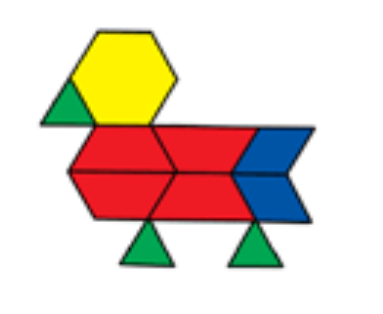
#> input picture images/image6.png, 383 x 314 px, found by its file name
$ jupyter execute 'preprocess image6.ipynb'
#> lines starting #> are read from the running program, lines starting #| are printed output that depends on the picture; after the words box and inside, x2 and y2 are one past the last pixel; in counts of white or black regions, pixels touching at a corner belong together
[cell 1]
import cv2

[cell 2]
import numpy as np

[cell 3]
import matplotlib.pyplot as plt

[cell 4]
def show(title, img):
    plt.figure(figsize=(4,4))
    plt.title(title)
    plt.imshow(img, cmap='gray')
    plt.axis('off')
    plt.show()

[cell 5]
img = cv2.imread("image6.png")
#> img is the input picture: shape (314, 383, 3); mean B, G, R 196.5, 208.7, 226.3
img = cv2.cvtColor(img, cv2.COLOR_BGR2RGB)
show("Original", img)

[cell 6]
resized = cv2.resize(img, (600, 600))
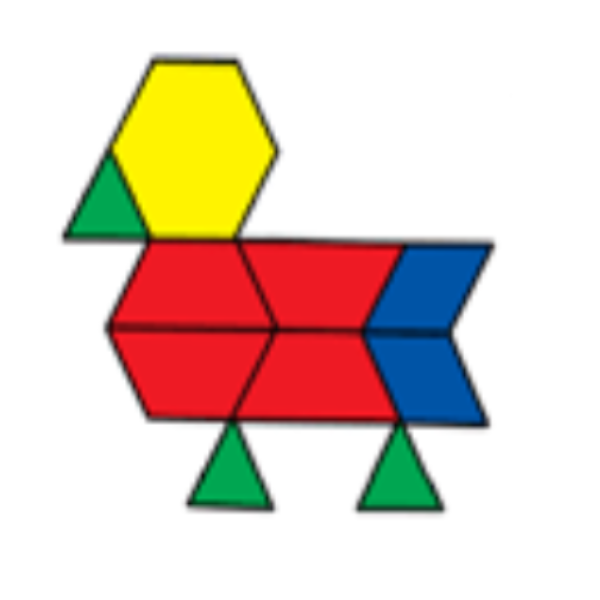
#> resized: shape (600, 600, 3); mean R, G, B 226.2, 208.7, 196.5
show("Resized", resized)

[cell 7]
gray = cv2.cvtColor(resized, cv2.COLOR_RGB2GRAY)
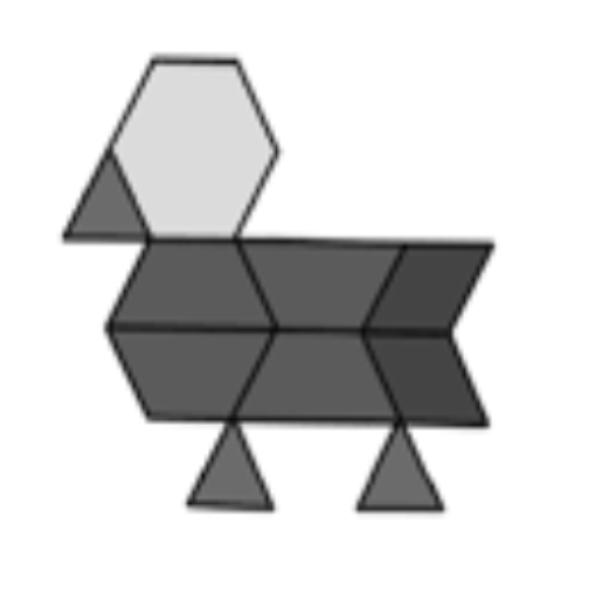
#> gray: shape (600, 600); min 10, max 255, mean 212.6
show("Grayscale", gray)

[cell 8]
blur = cv2.GaussianBlur(gray, (5, 5), 0)
show("Gaussian Blur", blur)

[cell 9]
_, otsu = cv2.threshold(blur, 0, 255, cv2.THRESH_BINARY + cv2.THRESH_OTSU)
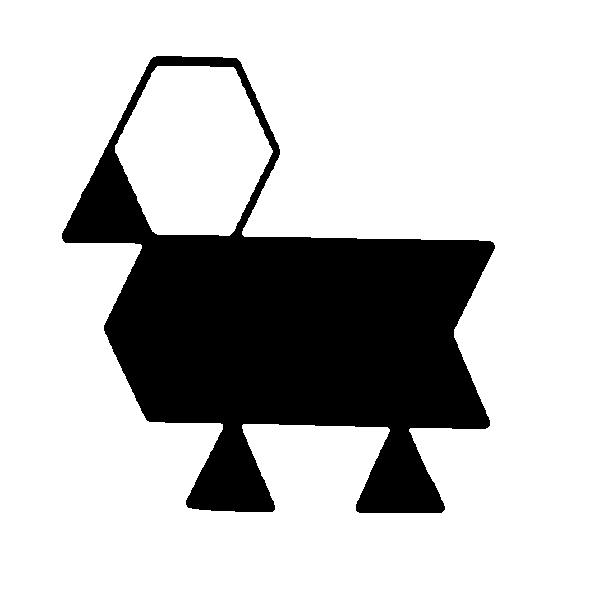
#> otsu: shape (600, 600); 76.9% white; 1 black region, box (x1, y1, x2, y2) and area: (62, 56, 495, 513) 83028
show("Otsu Threshold", otsu)

[cell 10]
adaptive = cv2.adaptiveThreshold(
    blur, 255,
    cv2.ADAPTIVE_THRESH_GAUSSIAN_C,
    cv2.THRESH_BINARY,
    11, 2
)
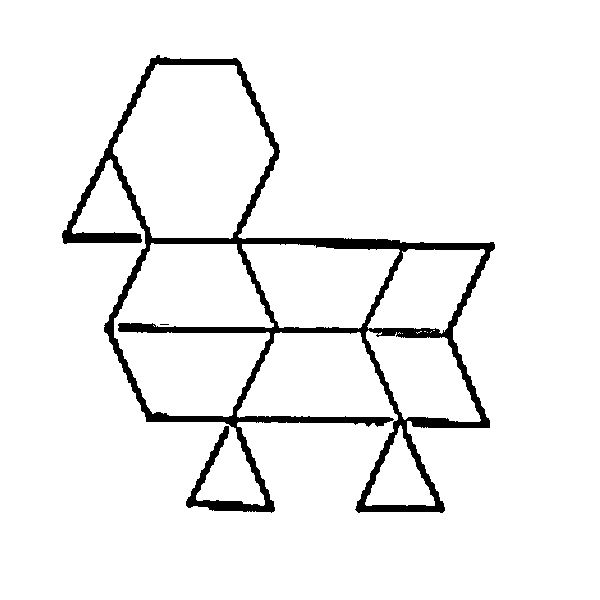
#> adaptive: shape (600, 600); 94.6% white; 2 black regions (1 under 20 px), largest, box (x1, y1, x2, y2) and area: (62, 55, 495, 513) 19543
show("Adaptive Threshold", adaptive)

[cell 11]
edges = cv2.Canny(blur, 80, 150)
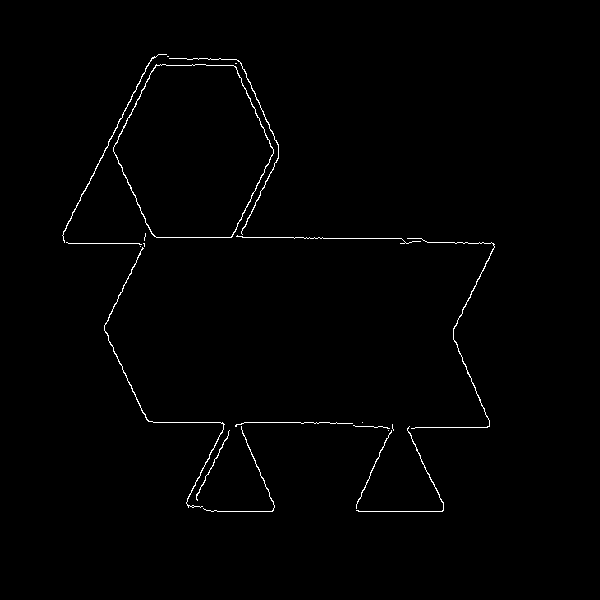
#> edges: shape (600, 600); 0.85% white in thin lines or dots, all inside (x1, y1, x2, y2) = (62, 54, 495, 512)
show("Canny Edges", edges)

[cell 12]
contours, _ = cv2.findContours(edges, cv2.RETR_EXTERNAL, cv2.CHAIN_APPROX_SIMPLE)
#> contours = 21 contours, 12 with area under 20; largest, box (x1, y1, x2, y2) and area: (113, 64, 274, 238) 20676, (104, 247, 225, 508) 97, (62, 54, 167, 243) 73, (407, 238, 495, 429) 58, (169, 58, 279, 235) 52
output = resized.copy()
cv2.drawContours(output, contours, -1, (255, 0, 0), 2)
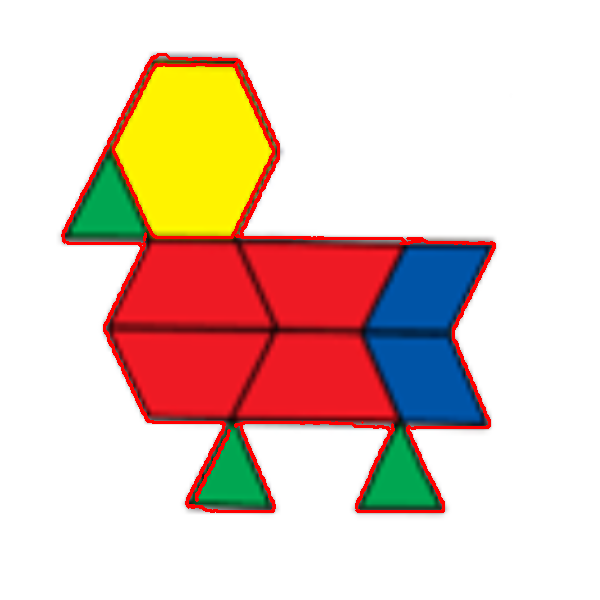
#> output: shape (600, 600, 3); 2.68% of pixels changed, all inside (x1, y1, x2, y2) = (61, 53, 496, 513)
show("Contours Detected", output)
print("Contours found:", len(contours))
#| Contours found: 21

$ run again, with images/image1.png copied over images/image6.png
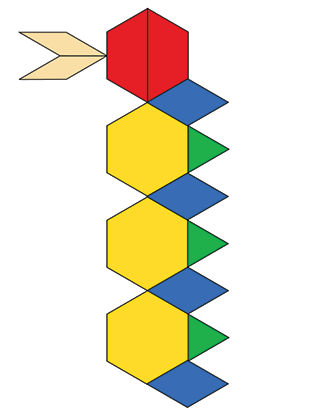
#> input picture images/image1.png, 329 x 412 px, found by its file name
#> img is the input picture: shape (412, 329, 3); mean B, G, R 207, 227.4, 234.4
#> otsu: shape (600, 600); 85.9% white; 1 black region, box (x1, y1, x2, y2) and area: (35, 11, 418, 594) 50798
#> adaptive: shape (600, 600); 96.1% white; 1 black region, box (x1, y1, x2, y2) and area: (33, 11, 419, 594) 14034
#> `edges = cv2.Canny(blur, 80, 150)`:
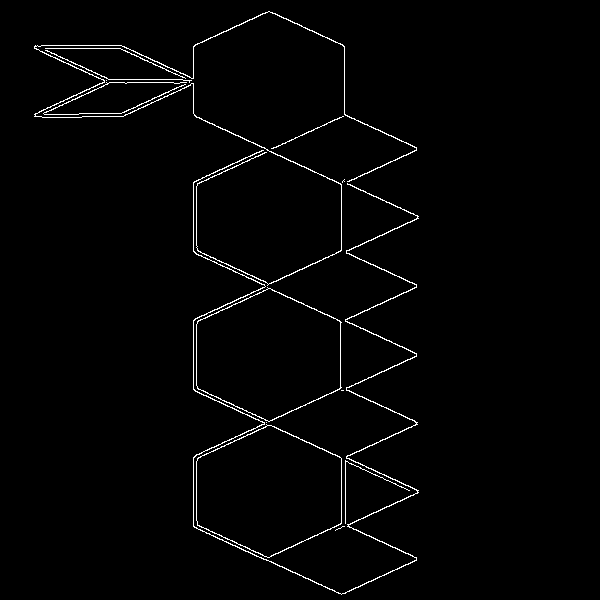
#> edges: shape (600, 600); 1.6% white in thin lines or dots, all inside (x1, y1, x2, y2) = (34, 11, 419, 595)
#> contours = 14 contours, 7 with area under 20; largest, box (x1, y1, x2, y2) and area: (196, 424, 342, 558) 14434, (196, 287, 342, 422) 14428, (193, 150, 419, 595) 571, (34, 11, 417, 286) 365, (43, 82, 187, 115) 39, (271, 116, 344, 149) 22, (45, 50, 192, 83) 21
#> `cv2.drawContours(output, contours, -1, (255, 0, 0), 2)`:
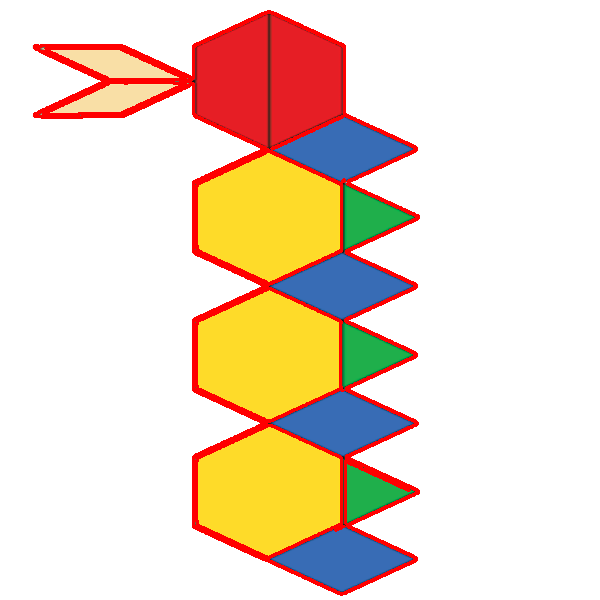
#> output: shape (600, 600, 3); mean R, G, B 238.6, 219.4, 200.7
#| Contours found: 14

$ run again, with images/image2.png copied over images/image6.png
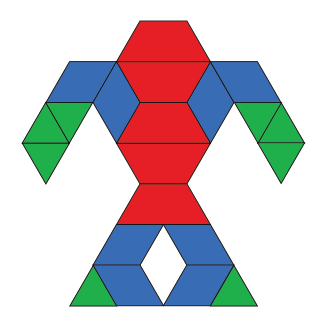
#> input picture images/image2.png, 322 x 334 px, found by its file name
#> img is the input picture: shape (334, 322, 3); mean B, G, R 199.6, 195.5, 204.6
#> otsu: shape (600, 600); 64.2% white; 1 black region, box (x1, y1, x2, y2) and area: (40, 36, 569, 551) 128732
#> adaptive: shape (600, 600); 94.9% white; 1 black region, box (x1, y1, x2, y2) and area: (40, 36, 569, 552) 18255
#> `edges = cv2.Canny(blur, 80, 150)`:
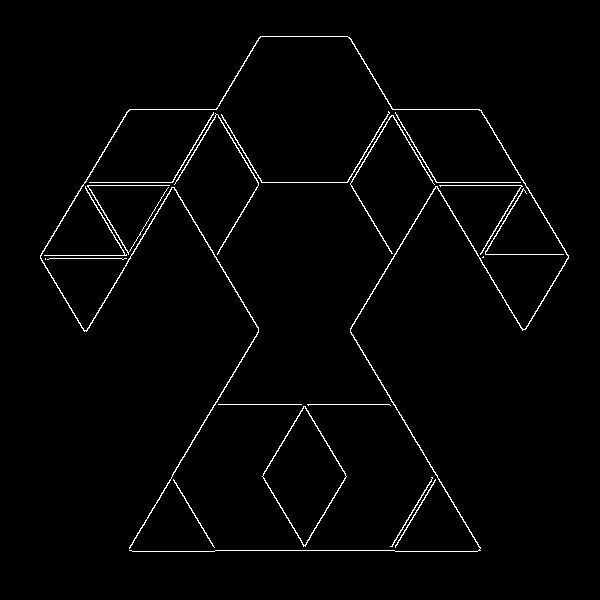
#> edges: shape (600, 600); 1.8% white in thin lines or dots, all inside (x1, y1, x2, y2) = (40, 36, 569, 552)
#> contours = 19 contours, 5 with area under 20; largest, box (x1, y1, x2, y2) and area: (262, 406, 347, 547) 5991, (40, 36, 569, 552) 942, (174, 113, 259, 255) 117, (350, 115, 435, 254) 116, (221, 111, 390, 183) 78
#> `cv2.drawContours(output, contours, -1, (255, 0, 0), 2)`:
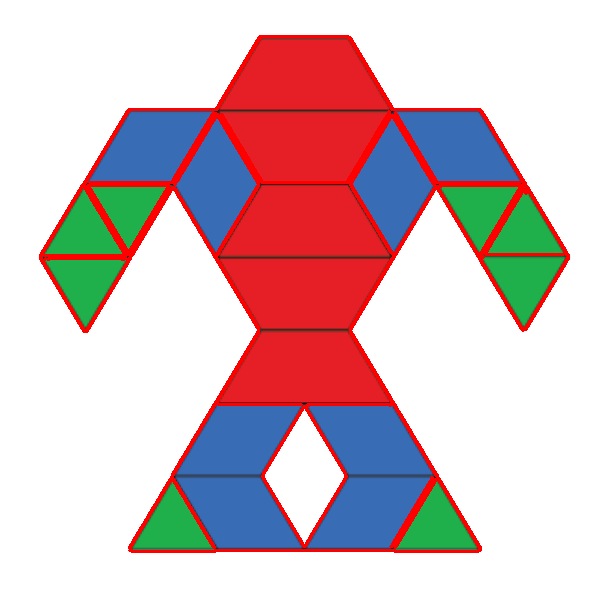
#> output: shape (600, 600, 3); mean R, G, B 211.7, 188.4, 192.7
#| Contours found: 19
